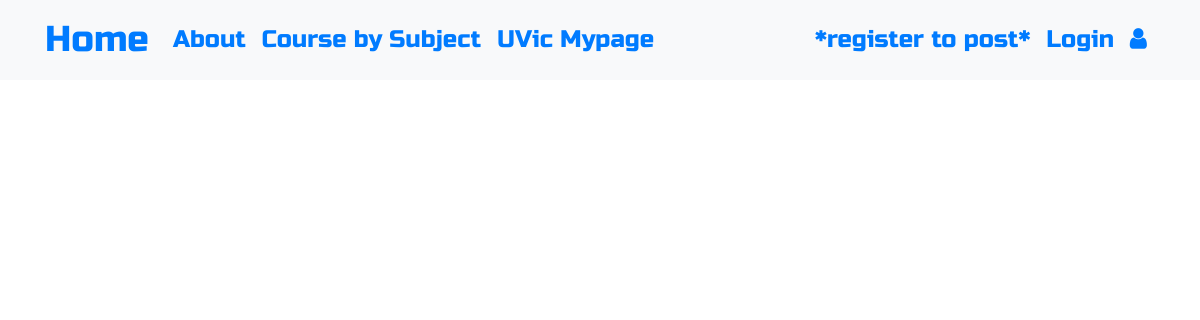
Before: / with the older database file.
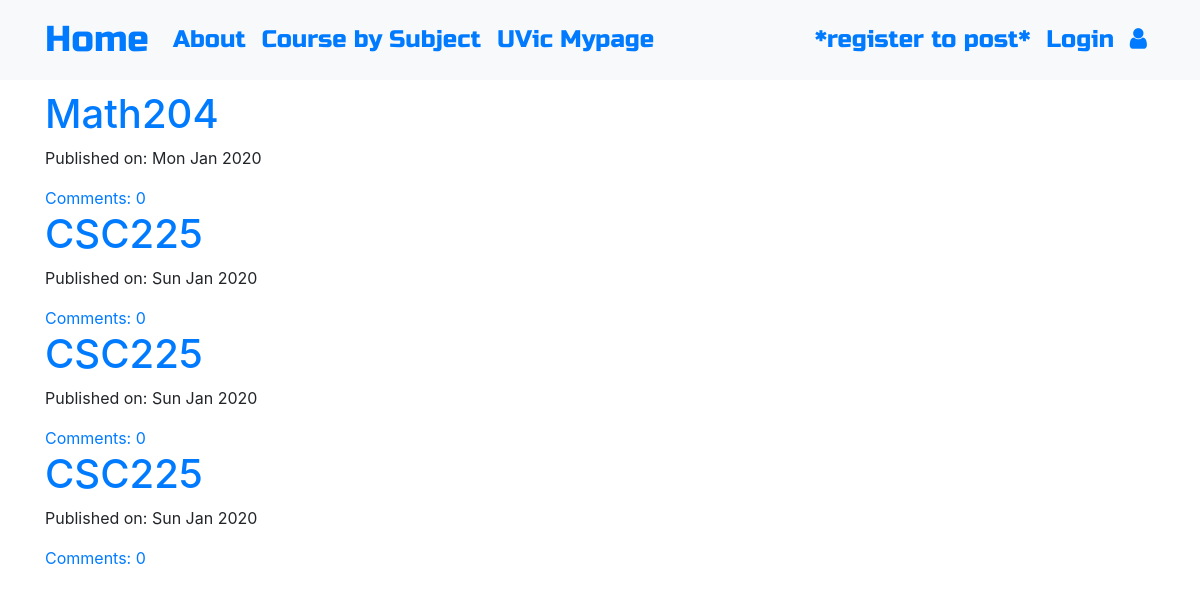
After: the same page with the newer database file.
### blog/models.py (models this page shows, shortened)
class Post(models.Model):
    Course = models.CharField(max_length=200)
    When = models.CharField(max_length=200, blank=True, null=True)
    Instructor = models.CharField(max_length=200, blank=True, null=True)
    text = models.TextField()
    create_date=models.DateTimeField(default=timezone.now())
    published_date = models.DateTimeField(blank=True, null=True)
    def approve_comments(self):
        return self.comments.filter(approved_comment=True)

### blog/views.py (the view)
# urls.py: path('',views.PostListView.as_view(),name='post_list'),
class PostListView(ListView):
    model = Post
    def get_queryset(self):
        return Post.objects.filter(published_date__lte=timezone.now()).order_by('-published_date')

### blog/templates/blog/post_list.html
{% extends 'blog/base.html' %}
{% block content %}
<div class="centerstage">
    {% for post in post_list %}
        <div class="post">
            <h1><a href="{% url 'post_detail' pk=post.pk %}">{{ post.Course }}</a></h1>
            <div class="date">
                <p>Published on: {{ post.published_date|date:"D M Y"}}</p>
            </div>
            <a href="{% url 'post_detail' pk=post.pk %}">Comments: {{ post.approve_comments.count }}</a>
        </div>
    {% endfor %}
</div>
{% endblock %}

### blog/templates/blog/base.html (shortened to what this page needs)
<!DOCTYPE html>
{% load static %}
<html>
  <head>
    <link rel="stylesheet" href="https://stackpath.bootstrapcdn.com/bootstrap/4.1.3/css/bootstrap.min.css"
>
    <link href="https://maxcdn.bootstrapcdn.com/font-awesome/4.7.0/css/font-awesome.min.css" rel="stylesheet">
    <link rel="stylesheet" href="//cdn.jsdelivr.net/medium-editor/latest/css/medium-editor.min.css" type="text/css" media="screen" charset="utf-8">
    <link rel="stylesheet" href="{% static 'css/blog.css' %}">
  </head>
  <body class='loader'>
    <nav class="navbar navbar-expand-lg bg-light techfont">
      <div class="container">
        <div class="navbar-nav align-items-center">
          <a class="navbar-brand bigbrand" href="{% url 'post_list' %}">Home</a>
          <a class="nav-item nav-link" href="{% url 'about' %}">About</a>
          <a class="nav-item nav-link" href="https://web.uvic.ca/calendar2016-09/courses/courses-by-subject.html">Course by Subject</a>
          <a class="nav-item nav-link" href="https://www.uvic.ca/cas/login?service=https://www.uvic.ca/mypage/Login?refUrl=https%3A//www.uvic.ca/mypage/f/welcome/normal/render.uP">UVic Mypage</a>
        </div>
        <div class="navbar-nav align-items-center ml-auto">
          {% if user.is_authenticated %}
            <a class="nav-item nav-link" href="{% url 'post_new' %}">New Post</a>
            <a class="nav-item nav-link" href="{% url 'logout' %}">Log out</a>
            <a >Welcome: {{ user.username }}</a>
          {% else %}
            <a class="nav-item nav-link" href="{% url 'register' %}">*register to post*</a>
            <a class="nav-item nav-link" href="{% url 'user_login' %}">Login</a>
            <a class="nav-item nav-link" href="{% url 'login' %}" aria-label="Login">
              <span class="fa fa-user" aria-hidden="true"></span></a>
          {% endif %}
        </div>
      </div>
    </nav>
          <div class="content container">
              <div class="row">
                  <div class="col-md-8">
                    <div class="blog_posts">
                      {% block content %}
                      {% endblock %}
                    </div>
                  </div>
              </div>
          </div>
  </body>
</html>

### blog/static/css/blog.css (style rules this page uses)
.techfont { font-family: 'Russo One', sans-serif; font-size: 1.5em; margin-bottom: 10px; }
.centerstage { margin-left: auto; margin-right: auto; }
.bigbrand { font-size: 1.5em; }
.loader { filter:hue-rotate(0deg); color: linear-gradient(45deg,#0f8,#08f); animation:hue 5000ms infinite linear; }

Changed rows visible on the page:
added Post: Course "Math204", published_date "Mon Jan 2020", approve_comments.count "0"
added Post: Course "CSC225", published_date "Sun Jan 2020", approve_comments.count "0"
added Post: Course "CSC225", published_date "Sun Jan 2020", approve_comments.count "0"
added Post: Course "CSC225", published_date "Sun Jan 2020", approve_comments.count "0"
